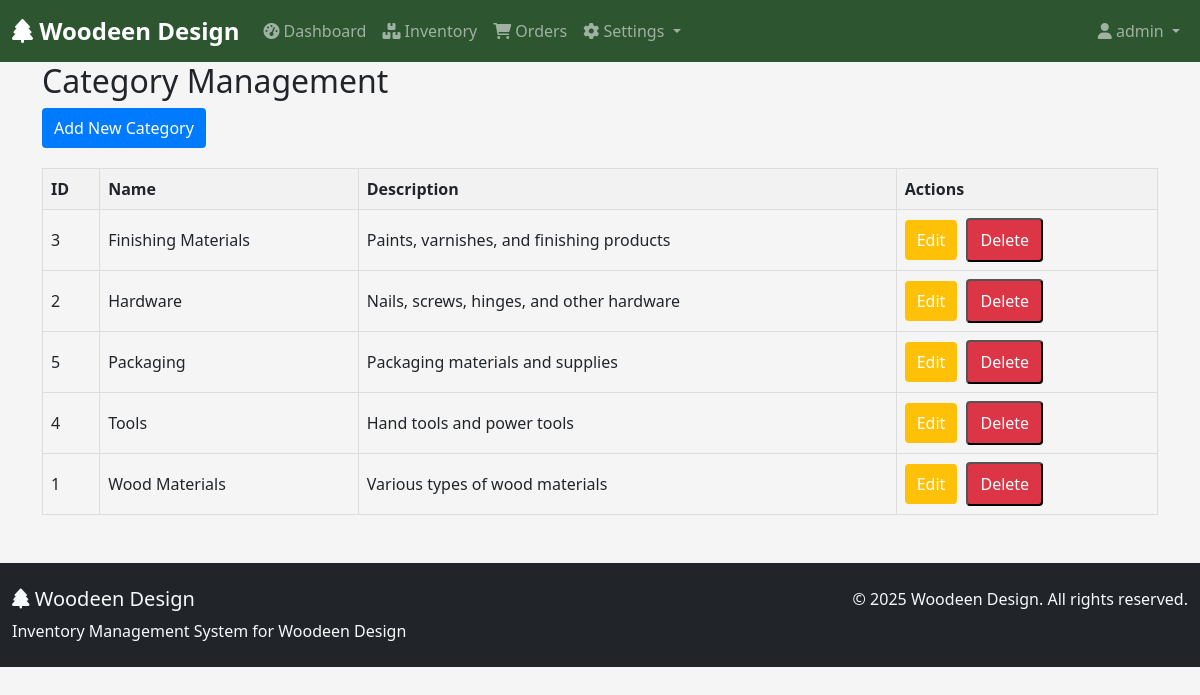
Page /categories (signed in) on the committed database.
### tables this page shows
CREATE TABLE categories (
    category_id INT PRIMARY KEY AUTO_INCREMENT,
    category_name VARCHAR(100) NOT NULL UNIQUE,
    description TEXT,
    created_at TIMESTAMP DEFAULT CURRENT_TIMESTAMP,
    updated_at TIMESTAMP DEFAULT CURRENT_TIMESTAMP ON UPDATE CURRENT_TIMESTAMP
);

### app/core/helpers.php (called while the page is built, shortened)
<?php
function isLoggedIn() {
    return isset($_SESSION['user_id']);
}
function isAdmin() {
    return isLoggedIn() && isset($_SESSION['user_role']) && $_SESSION['user_role'] === 'admin';
}

### app/core/Database.php (called while the page is built, shortened)
<?php
class Database {
    private static $instance = null;
    private $pdo;
    private function __construct() {
        $dsn = 'mysql:host=' . DB_HOST . ';dbname=' . DB_NAME . ';charset=utf8';
        $options = [
            PDO::ATTR_ERRMODE            => PDO::ERRMODE_EXCEPTION,
            PDO::ATTR_DEFAULT_FETCH_MODE => PDO::FETCH_ASSOC,
            PDO::ATTR_EMULATE_PREPARES   => false,
        ];
        try {
            $this->pdo = new PDO($dsn, DB_USER, DB_PASS, $options);
        } catch (PDOException $e) {
            error_log("Database connection failed: " . $e->getMessage());
            die("Sorry, we're experiencing technical difficulties. Please try again later. (Error: DB_CONN_FAILED)");
        }
    }
    public static function getInstance() {
        if (self::$instance === null) {
            self::$instance = new Database();
        }
        return self::$instance;
    }
    public function getConnection() {
        return $this->pdo;
    }
}

### app/controllers/CategoryController.php (called while the page is built, shortened)
<?php
require_once __DIR__ . '/../models/Category.php';
class CategoryController {
    private $categoryModel;
    public function __construct() {
        $this->categoryModel = new Category();
    }
    public function index() {
        $categories = $this->categoryModel->getAllCategories();
        $this->loadView('categories/index', ['categories' => $categories]);
    }
    protected function loadView($viewName, $data = []) {
        extract($data);
        require_once __DIR__ . '/../views/' . $viewName . '.php';
    }
}

### app/models/Category.php (called while the page is built, shortened)
<?php
class Category {
    private $db;
    public function __construct() {
        $this->db = Database::getInstance()->getConnection();
    }
    public function getAllCategories() {
        $stmt = $this->db->query("SELECT * FROM categories ORDER BY category_name");
        return $stmt->fetchAll(PDO::FETCH_ASSOC);
    }
}

### app/views/categories/index.php (the view, shortened to what this page needs)
<!DOCTYPE html>
<html lang="en">
<head>
    <link rel="stylesheet" href="/wooden_design_ims/public/assets/css/style.css">
</head>
<body>
    <?php include __DIR__ . '/../includes/header.php'; ?>
    <div class="container">
        <h2>Category Management</h2>
        <?php if (isAdmin()): ?>
            <p><a href="/wooden_design_ims/categories/create" class="button">Add New Category</a></p>
        <?php endif; ?>
        <?php if (!empty($categories)): ?>
            <table>
                <thead>
                    <tr>
                        <th>ID</th>
                        <th>Name</th>
                        <th>Description</th>
                        <?php if (isAdmin()): ?>
                            <th>Actions</th>
                        <?php endif; ?>
                    </tr>
                </thead>
                <tbody>
                    <?php foreach ($categories as $category): ?>
                        <tr>
                            <td><?php echo htmlspecialchars($category['category_id']); ?></td>
                            <td><?php echo htmlspecialchars($category['category_name']); ?></td>
                            <td><?php echo htmlspecialchars($category['description']); ?></td>
                            <?php if (isAdmin()): ?>
                                <td>
                                    <a href="/wooden_design_ims/categories/edit/<?php echo $category['category_id']; ?>" class="button edit">Edit</a>
                                    <form action="/wooden_design_ims/categories/delete/<?php echo $category['category_id']; ?>" method="POST" style="display:inline-block;" onsubmit="return confirm('Are you sure you want to delete this category?');">
                                        <button type="submit" class="button delete">Delete</button>
                                    </form>
                                </td>
                            <?php endif; ?>
                        </tr>
                    <?php endforeach; ?>
                </tbody>
            </table>
        <?php else: ?>
            <p>No categories found.</p>
        <?php endif; ?>
    </div>
    <?php include __DIR__ . '/../includes/footer.php'; ?>
</body>
</html>

### public/index.php (shortened to what this page needs)
<?php
spl_autoload_register(function ($class) {
    $paths = [
        'app/core/',
        'app/models/',
        'app/controllers/'
    ];
    foreach ($paths as $path) {
        $file = __DIR__ . '/../' . $path . $class . '.php';
        if (file_exists($file)) {
            return;
        }
    }
});
require_once __DIR__ . '/../app/core/helpers.php';
if (isset($_GET['_url'])) {
    $cleanPath = $_GET['_url'];
} else {
    $cleanPath = '';
}
$cleanPath = trim($cleanPath, '/');
$uriSegments = explode('/', $cleanPath);
$controllerName = 'AuthController';
$methodName = 'login';
$params = [];
if (empty($uriSegments[0])) {
    if (isLoggedIn()) {
        $controllerName = 'DashboardController';
        $methodName = 'index';
    } else {
        $controllerName = 'AuthController';
        $methodName = 'login';
    }
} elseif ($uriSegments[0] === 'login') {
    $controllerName = 'AuthController';
    $methodName = 'login';
    $params = array_slice($uriSegments, 1);
} elseif ($uriSegments[0] === 'logout') {
    $controllerName = 'AuthController';
    $methodName = 'logout';
    $params = array_slice($uriSegments, 1);
} elseif ($uriSegments[0] === 'clear-session') {
    session_unset();
    session_destroy();
    header('Location: /wooden_design_ims/');
    exit();
} elseif ($uriSegments[0] === 'dashboard') {
    $controllerName = 'DashboardController';
    $methodName = !empty($uriSegments[1]) ? $uriSegments[1] : 'index';
    $params = array_slice($uriSegments, 2);
} elseif ($uriSegments[0] === 'users') {
    $controllerName = 'UserController';
    $methodName = !empty($uriSegments[1]) ? $uriSegments[1] : 'index';
    $params = array_slice($uriSegments, 2);
} elseif ($uriSegments[0] === 'products') {
    $controllerName = 'ProductController';
    $methodName = !empty($uriSegments[1]) ? $uriSegments[1] : 'index';
    $params = array_slice($uriSegments, 2);
} elseif ($uriSegments[0] === 'categories') {
    $controllerName = 'CategoryController';
    $methodName = !empty($uriSegments[1]) ? $uriSegments[1] : 'index';
    $params = array_slice($uriSegments, 2);
} elseif ($uriSegments[0] === 'brands') {
    $controllerName = 'BrandController';
    $methodName = !empty($uriSegments[1]) ? $uriSegments[1] : 'index';
    $params = array_slice($uriSegments, 2);
} elseif ($uriSegments[0] === 'suppliers') {
    $controllerName = 'SupplierController';
    $methodName = !empty($uriSegments[1]) ? $uriSegments[1] : 'index';
    $params = array_slice($uriSegments, 2);
} elseif ($uriSegments[0] === 'orders') {
    $controllerName = 'OrderController';
    $methodName = !empty($uriSegments[1]) ? $uriSegments[1] : 'index';
    $params = array_slice($uriSegments, 2);
} else {
    $controllerName = ucfirst($uriSegments[0]) . 'Controller';
    $methodName = !empty($uriSegments[1]) ? $uriSegments[1] : 'index';
    $params = array_slice($uriSegments, 2);
}
$controllerFile = __DIR__ . '/../app/controllers/' . $controllerName . '.php';
if (file_exists($controllerFile)) {
    if (class_exists($controllerName)) {
        $controller = new $controllerName();
        if (method_exists($controller, $methodName)) {
            call_user_func_array([$controller, $methodName], $params);
        } else {
            header("HTTP/1.0 404 Not Found");
            echo "<h1>404 Not Found</h1>";
            echo "<p>The requested method <strong>" . htmlspecialchars($methodName) . "</strong> was not found in controller <strong>" . htmlspecialchars($controllerName) . "</strong>.</p>";
        }
    } else {
        header("HTTP/1.0 404 Not Found");
        echo "<h1>404 Not Found</h1>";
        echo "<p>The controller class <strong>" . htmlspecialchars($controllerName) . "</strong> was not found.</p>";
    }
} else {
    header("HTTP/1.0 404 Not Found");
    echo "<h1>404 Not Found</h1>";
    echo "<p>The controller file <strong>" . htmlspecialchars($controllerFile) . "</strong> does not exist.</p>";
}

### app/views/includes/header.php (shortened to what this page needs)
<!DOCTYPE html>
<html lang="en">
<head>
    <link href="https://cdn.jsdelivr.net/npm/bootstrap@5.1.3/dist/css/bootstrap.min.css" rel="stylesheet">
    <link href="https://cdnjs.cloudflare.com/ajax/libs/font-awesome/6.0.0/css/all.min.css" rel="stylesheet">
    <link href="https://cdn.datatables.net/1.11.5/css/dataTables.bootstrap5.min.css" rel="stylesheet">
    <link href="assets/css/style.css" rel="stylesheet">
</head>
<body>
    <nav class="navbar navbar-expand-lg navbar-dark bg-dark">
        <div class="container-fluid">
            <a class="navbar-brand" href="/wooden_design_ims/">
                <i class="fas fa-tree"></i> Woodeen Design
            </a>
            <div class="collapse navbar-collapse" id="navbarNav">
                <?php if (isset($_SESSION['user_id'])): ?>
                    <ul class="navbar-nav me-auto">
                        <li class="nav-item">
                            <a class="nav-link" href="/wooden_design_ims/dashboard">
                                <i class="fas fa-tachometer-alt"></i> Dashboard
                            </a>
                        </li>
                        <li class="nav-item">
                            <a class="nav-link" href="/wooden_design_ims/products">
                                <i class="fas fa-boxes"></i> Inventory
                            </a>
                        </li>
                        <li class="nav-item">
                            <a class="nav-link" href="/wooden_design_ims/orders">
                                <i class="fas fa-shopping-cart"></i> Orders
                            </a>
                        </li>
                        <li class="nav-item dropdown">
                            <a class="nav-link dropdown-toggle" href="#" id="navbarDropdown" role="button"
                               data-bs-toggle="dropdown">
                                <i class="fas fa-cog"></i> Settings
                            </a>
                        </li>
                    </ul>
                    <ul class="navbar-nav">
                        <li class="nav-item dropdown">
                            <a class="nav-link dropdown-toggle" href="#" id="userDropdown" role="button"
                               data-bs-toggle="dropdown">
                                <i class="fas fa-user"></i> <?= htmlspecialchars($_SESSION['username']) ?>
                            </a>
                        </li>
                    </ul>
                <?php endif; ?>
            </div>
        </div>
    </nav>
    <main class="container-fluid">

### app/views/includes/footer.php (shortened to what this page needs)
    </main>
    <footer class="bg-dark text-light py-4 mt-5">
        <div class="container-fluid">
            <div class="row">
                <div class="col-md-6">
                    <h5><i class="fas fa-tree"></i> Woodeen Design</h5>
                    <p class="mb-0">Inventory Management System for Woodeen Design</p>
                </div>
                <div class="col-md-6 text-md-end">
                    <p class="mb-0">&copy; <?= date('Y') ?> Woodeen Design. All rights reserved.</p>
                </div>
            </div>
        </div>
    </footer>
</body>
</html>

### public/assets/css/style.css (style rules this page uses)
:root { --primary-color: #2c5530; --secondary-color: #8b4513; --accent-color: #d2691e; --success-color: #28a745; --warning-color: #ffc107; --danger-color: #dc3545; --light-color: #f8f9fa; --dark-color: #343a40; }
body { font-family: 'Segoe UI', Tahoma, Geneva, Verdana, sans-serif; background-color: #f5f5f5; }
.navbar-brand { font-weight: bold; font-size: 1.5rem; }
.navbar-dark { background-color: var(--primary-color) !important; }

### app/views/categories/index.php (style rules this page uses)
table { width: 100%; border-collapse: collapse; margin-top: 20px; }
table, th, td { border: 1px solid #ddd; }
th, td { padding: 8px; text-align: left; }
th { background-color: #f2f2f2; }
.button { display: inline-block; padding: 8px 12px; margin-right: 5px; background-color: #007bff; color: white; text-decoration: none; border-radius: 4px; }
.button.edit { background-color: #ffc107; }
.button.delete { background-color: #dc3545; }

### rows in the picture
categories: category_id "3", category_name "Finishing Materials", description "Paints, varnishes, and finishing products"
categories: category_id "2", category_name "Hardware", description "Nails, screws, hinges, and other hardware"
categories: category_id "5", category_name "Packaging", description "Packaging materials and supplies"
categories: category_id "4", category_name "Tools", description "Hand tools and power tools"
categories: category_id "1", category_name "Wood Materials", description "Various types of wood materials"

### other values in the picture
$_SESSION['username'] "admin"
